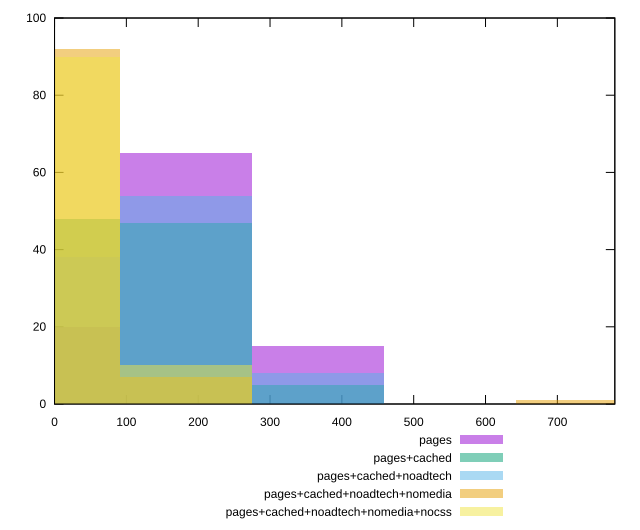

This chart was generated by the following gnuplot code:
reset

$pages <<EOF
366.75792528533253 15
183.37896264266627 65
0 20
EOF

$pagesCached <<EOF
183.37896264266627 47
366.75792528533253 5
0 48
EOF

$pagesCachedNoadtech <<EOF
366.75792528533253 8
0 38
183.37896264266627 54
EOF

$pagesCachedNoadtechNomedia <<EOF
733.5158505706651 1
0 92
183.37896264266627 7
EOF

$pagesCachedNoadtechNomediaNocss <<EOF
0 90
183.37896264266627 10
EOF

set key outside below
set boxwidth 183.37896264266627
set xrange [0:780]
set yrange [0:100]
set trange [0:100]
set style fill transparent solid 0.5 noborder
set terminal svg size 640, 530 enhanced background rgb 'white'
set output "report_00019_2021-02-10T18-14-37.922Z//uses-http2/comparison/histogram/all_raw.svg"

plot $pages title "pages" with boxes, \
     $pagesCached title "pages+cached" with boxes, \
     $pagesCachedNoadtech title "pages+cached+noadtech" with boxes, \
     $pagesCachedNoadtechNomedia title "pages+cached+noadtech+nomedia" with boxes, \
     $pagesCachedNoadtechNomediaNocss title "pages+cached+noadtech+nomedia+nocss" with boxes

reset
